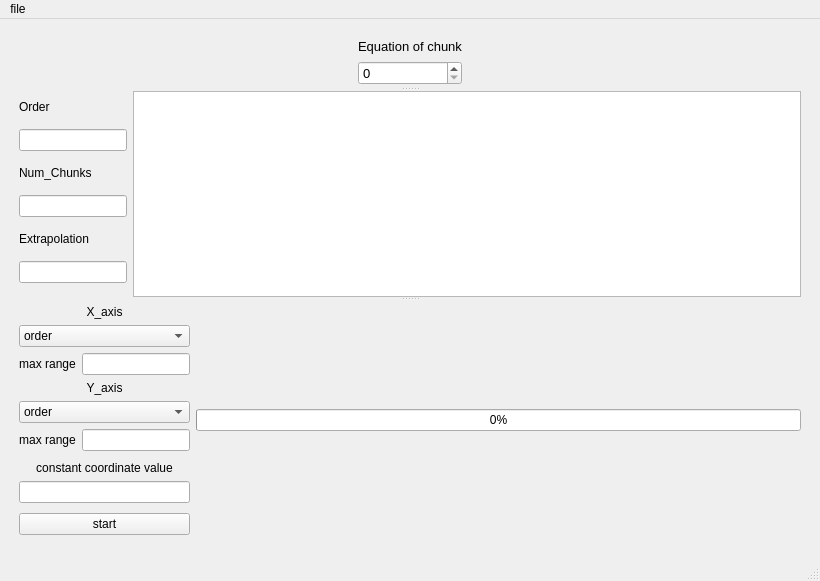
<?xml version="1.0" encoding="UTF-8"?>
<ui version="4.0">
 <class>MainWindow</class>
 <widget class="QMainWindow" name="MainWindow">
  <property name="geometry">
   <rect>
    <x>0</x>
    <y>0</y>
    <width>820</width>
    <height>581</height>
   </rect>
  </property>
  <property name="windowTitle">
   <string>MainWindow</string>
  </property>
  <widget class="QWidget" name="centralwidget">
   <layout class="QGridLayout" name="gridLayout_2">
    <item row="0" column="2">
     <spacer name="verticalSpacer_2">
      <property name="orientation">
       <enum>Qt::Vertical</enum>
      </property>
      <property name="sizeType">
       <enum>QSizePolicy::Fixed</enum>
      </property>
      <property name="sizeHint" stdset="0">
       <size>
        <width>10</width>
        <height>10</height>
       </size>
      </property>
     </spacer>
    </item>
    <item row="1" column="0">
     <spacer name="horizontalSpacer">
      <property name="orientation">
       <enum>Qt::Horizontal</enum>
      </property>
      <property name="sizeType">
       <enum>QSizePolicy::Fixed</enum>
      </property>
      <property name="sizeHint" stdset="0">
       <size>
        <width>10</width>
        <height>10</height>
       </size>
      </property>
     </spacer>
    </item>
    <item row="2" column="3">
     <spacer name="horizontalSpacer_2">
      <property name="orientation">
       <enum>Qt::Horizontal</enum>
      </property>
      <property name="sizeType">
       <enum>QSizePolicy::Fixed</enum>
      </property>
      <property name="sizeHint" stdset="0">
       <size>
        <width>10</width>
        <height>20</height>
       </size>
      </property>
     </spacer>
    </item>
    <item row="3" column="2">
     <spacer name="verticalSpacer">
      <property name="orientation">
       <enum>Qt::Vertical</enum>
      </property>
      <property name="sizeType">
       <enum>QSizePolicy::Fixed</enum>
      </property>
      <property name="sizeHint" stdset="0">
       <size>
        <width>10</width>
        <height>10</height>
       </size>
      </property>
     </spacer>
    </item>
    <item row="1" column="1" rowspan="2" colspan="2">
     <widget class="QSplitter" name="splitter_2">
      <property name="orientation">
       <enum>Qt::Vertical</enum>
      </property>
      <widget class="QWidget" name="layoutWidget">
       <layout class="QGridLayout" name="gridLayout">
        <item row="0" column="0">
         <widget class="QLabel" name="equation_label">
          <property name="sizePolicy">
           <sizepolicy hsizetype="Fixed" vsizetype="Fixed">
            <horstretch>0</horstretch>
            <verstretch>0</verstretch>
           </sizepolicy>
          </property>
          <property name="font">
           <font>
            <pointsize>10</pointsize>
           </font>
          </property>
          <property name="lineWidth">
           <number>0</number>
          </property>
          <property name="text">
           <string>Equation of chunk</string>
          </property>
         </widget>
        </item>
        <item row="0" column="1" rowspan="2">
         <layout class="QHBoxLayout" name="expression">
          <property name="sizeConstraint">
           <enum>QLayout::SetDefaultConstraint</enum>
          </property>
         </layout>
        </item>
        <item row="1" column="0">
         <widget class="QSpinBox" name="select_chunk_Box">
          <property name="sizePolicy">
           <sizepolicy hsizetype="Minimum" vsizetype="Fixed">
            <horstretch>0</horstretch>
            <verstretch>0</verstretch>
           </sizepolicy>
          </property>
          <property name="font">
           <font>
            <pointsize>10</pointsize>
           </font>
          </property>
         </widget>
        </item>
       </layout>
      </widget>
      <widget class="QSplitter" name="splitter">
       <property name="orientation">
        <enum>Qt::Vertical</enum>
       </property>
       <widget class="QWidget" name="layoutWidget">
        <layout class="QHBoxLayout" name="horizontalLayout_4">
         <item>
          <layout class="QVBoxLayout" name="verticalLayout_5">
           <item>
            <widget class="QLabel" name="label">
             <property name="sizePolicy">
              <sizepolicy hsizetype="Fixed" vsizetype="Fixed">
               <horstretch>0</horstretch>
               <verstretch>0</verstretch>
              </sizepolicy>
             </property>
             <property name="text">
              <string>Order</string>
             </property>
            </widget>
           </item>
           <item>
            <widget class="QLineEdit" name="Order_text">
             <property name="sizePolicy">
              <sizepolicy hsizetype="Fixed" vsizetype="Fixed">
               <horstretch>0</horstretch>
               <verstretch>0</verstretch>
              </sizepolicy>
             </property>
            </widget>
           </item>
           <item>
            <widget class="QLabel" name="label_2">
             <property name="sizePolicy">
              <sizepolicy hsizetype="Fixed" vsizetype="Fixed">
               <horstretch>0</horstretch>
               <verstretch>0</verstretch>
              </sizepolicy>
             </property>
             <property name="text">
              <string>Num_Chunks</string>
             </property>
            </widget>
           </item>
           <item>
            <widget class="QLineEdit" name="NumChunks_text">
             <property name="sizePolicy">
              <sizepolicy hsizetype="Fixed" vsizetype="Fixed">
               <horstretch>0</horstretch>
               <verstretch>0</verstretch>
              </sizepolicy>
             </property>
            </widget>
           </item>
           <item>
            <widget class="QLabel" name="label_3">
             <property name="sizePolicy">
              <sizepolicy hsizetype="Fixed" vsizetype="Fixed">
               <horstretch>0</horstretch>
               <verstretch>0</verstretch>
              </sizepolicy>
             </property>
             <property name="text">
              <string>Extrapolation</string>
             </property>
            </widget>
           </item>
           <item>
            <widget class="QLineEdit" name="extrapolation_text">
             <property name="sizePolicy">
              <sizepolicy hsizetype="Fixed" vsizetype="Fixed">
               <horstretch>0</horstretch>
               <verstretch>0</verstretch>
              </sizepolicy>
             </property>
            </widget>
           </item>
          </layout>
         </item>
         <item>
          <widget class="PlotWidget" name="maingraph">
           <property name="sizePolicy">
            <sizepolicy hsizetype="Expanding" vsizetype="Expanding">
             <horstretch>0</horstretch>
             <verstretch>0</verstretch>
            </sizepolicy>
           </property>
          </widget>
         </item>
        </layout>
       </widget>
       <widget class="QWidget" name="layoutWidget">
        <layout class="QHBoxLayout" name="horizontalLayout_3">
         <item>
          <layout class="QVBoxLayout" name="verticalLayout_4">
           <item>
            <layout class="QVBoxLayout" name="verticalLayout">
             <item>
              <layout class="QVBoxLayout" name="verticalLayout_2">
               <item>
                <widget class="QLabel" name="label_4">
                 <property name="sizePolicy">
                  <sizepolicy hsizetype="Preferred" vsizetype="Fixed">
                   <horstretch>0</horstretch>
                   <verstretch>0</verstretch>
                  </sizepolicy>
                 </property>
                 <property name="text">
                  <string>X_axis</string>
                 </property>
                 <property name="alignment">
                  <set>Qt::AlignCenter</set>
                 </property>
                </widget>
               </item>
               <item>
                <widget class="QComboBox" name="x_error_map">
                 <property name="sizePolicy">
                  <sizepolicy hsizetype="Preferred" vsizetype="Fixed">
                   <horstretch>0</horstretch>
                   <verstretch>0</verstretch>
                  </sizepolicy>
                 </property>
                 <item>
                  <property name="text">
                   <string>order</string>
                  </property>
                 </item>
                 <item>
                  <property name="text">
                   <string>number of chunks</string>
                  </property>
                 </item>
                 <item>
                  <property name="text">
                   <string>overlapping</string>
                  </property>
                 </item>
                </widget>
               </item>
               <item>
                <layout class="QHBoxLayout" name="horizontalLayout">
                 <item>
                  <widget class="QLabel" name="label_8">
                   <property name="sizePolicy">
                    <sizepolicy hsizetype="Fixed" vsizetype="Fixed">
                     <horstretch>0</horstretch>
                     <verstretch>0</verstretch>
                    </sizepolicy>
                   </property>
                   <property name="text">
                    <string>max range</string>
                   </property>
                   <property name="alignment">
                    <set>Qt::AlignCenter</set>
                   </property>
                  </widget>
                 </item>
                 <item>
                  <widget class="QLineEdit" name="x_max">
                   <property name="sizePolicy">
                    <sizepolicy hsizetype="Fixed" vsizetype="Fixed">
                     <horstretch>0</horstretch>
                     <verstretch>0</verstretch>
                    </sizepolicy>
                   </property>
                  </widget>
                 </item>
                </layout>
               </item>
              </layout>
             </item>
             <item>
              <widget class="QLabel" name="label_5">
               <property name="sizePolicy">
                <sizepolicy hsizetype="Preferred" vsizetype="Fixed">
                 <horstretch>0</horstretch>
                 <verstretch>0</verstretch>
                </sizepolicy>
               </property>
               <property name="text">
                <string>Y_axis</string>
               </property>
               <property name="alignment">
                <set>Qt::AlignCenter</set>
               </property>
              </widget>
             </item>
             <item>
              <widget class="QComboBox" name="y_error_map">
               <property name="sizePolicy">
                <sizepolicy hsizetype="Preferred" vsizetype="Fixed">
                 <horstretch>0</horstretch>
                 <verstretch>0</verstretch>
                </sizepolicy>
               </property>
               <item>
                <property name="text">
                 <string>order</string>
                </property>
               </item>
               <item>
                <property name="text">
                 <string>number of chunks</string>
                </property>
               </item>
               <item>
                <property name="text">
                 <string>overlapping</string>
                </property>
               </item>
              </widget>
             </item>
             <item>
              <layout class="QHBoxLayout" name="horizontalLayout_2">
               <item>
                <widget class="QLabel" name="label_7">
                 <property name="sizePolicy">
                  <sizepolicy hsizetype="Fixed" vsizetype="Fixed">
                   <horstretch>0</horstretch>
                   <verstretch>0</verstretch>
                  </sizepolicy>
                 </property>
                 <property name="text">
                  <string>max range</string>
                 </property>
                 <property name="alignment">
                  <set>Qt::AlignCenter</set>
                 </property>
                </widget>
               </item>
               <item>
                <widget class="QLineEdit" name="y_max">
                 <property name="sizePolicy">
                  <sizepolicy hsizetype="Fixed" vsizetype="Fixed">
                   <horstretch>0</horstretch>
                   <verstretch>0</verstretch>
                  </sizepolicy>
                 </property>
                </widget>
               </item>
              </layout>
             </item>
            </layout>
           </item>
           <item>
            <layout class="QVBoxLayout" name="verticalLayout_3">
             <item>
              <widget class="QLabel" name="label_6">
               <property name="sizePolicy">
                <sizepolicy hsizetype="Preferred" vsizetype="Fixed">
                 <horstretch>0</horstretch>
                 <verstretch>0</verstretch>
                </sizepolicy>
               </property>
               <property name="text">
                <string>constant coordinate value</string>
               </property>
               <property name="alignment">
                <set>Qt::AlignCenter</set>
               </property>
              </widget>
             </item>
             <item>
              <widget class="QLineEdit" name="const_text">
               <property name="sizePolicy">
                <sizepolicy hsizetype="Preferred" vsizetype="Fixed">
                 <horstretch>0</horstretch>
                 <verstretch>0</verstretch>
                </sizepolicy>
               </property>
              </widget>
             </item>
            </layout>
           </item>
           <item>
            <widget class="QPushButton" name="start_button">
             <property name="text">
              <string notr="true">start</string>
             </property>
             <property name="checked">
              <bool>false</bool>
             </property>
            </widget>
           </item>
          </layout>
         </item>
         <item>
          <layout class="QVBoxLayout" name="verticalLayout_6">
           <item>
            <widget class="QProgressBar" name="progressBar">
             <property name="value">
              <number>0</number>
             </property>
            </widget>
           </item>
           <item>
            <layout class="QVBoxLayout" name="error_map_view"/>
           </item>
          </layout>
         </item>
        </layout>
       </widget>
      </widget>
     </widget>
    </item>
   </layout>
  </widget>
  <widget class="QMenuBar" name="menubar">
   <property name="geometry">
    <rect>
     <x>0</x>
     <y>0</y>
     <width>820</width>
     <height>26</height>
    </rect>
   </property>
   <widget class="QMenu" name="menufile">
    <property name="title">
     <string>file</string>
    </property>
    <addaction name="actionopen"/>
   </widget>
   <addaction name="menufile"/>
  </widget>
  <widget class="QStatusBar" name="statusbar"/>
  <action name="actionopen">
   <property name="text">
    <string>open</string>
   </property>
  </action>
 </widget>
 <customwidgets>
  <customwidget>
   <class>PlotWidget</class>
   <extends>QGraphicsView</extends>
   <header location="global">pyqtgraph</header>
  </customwidget>
 </customwidgets>
 <resources/>
 <connections/>
</ui>
